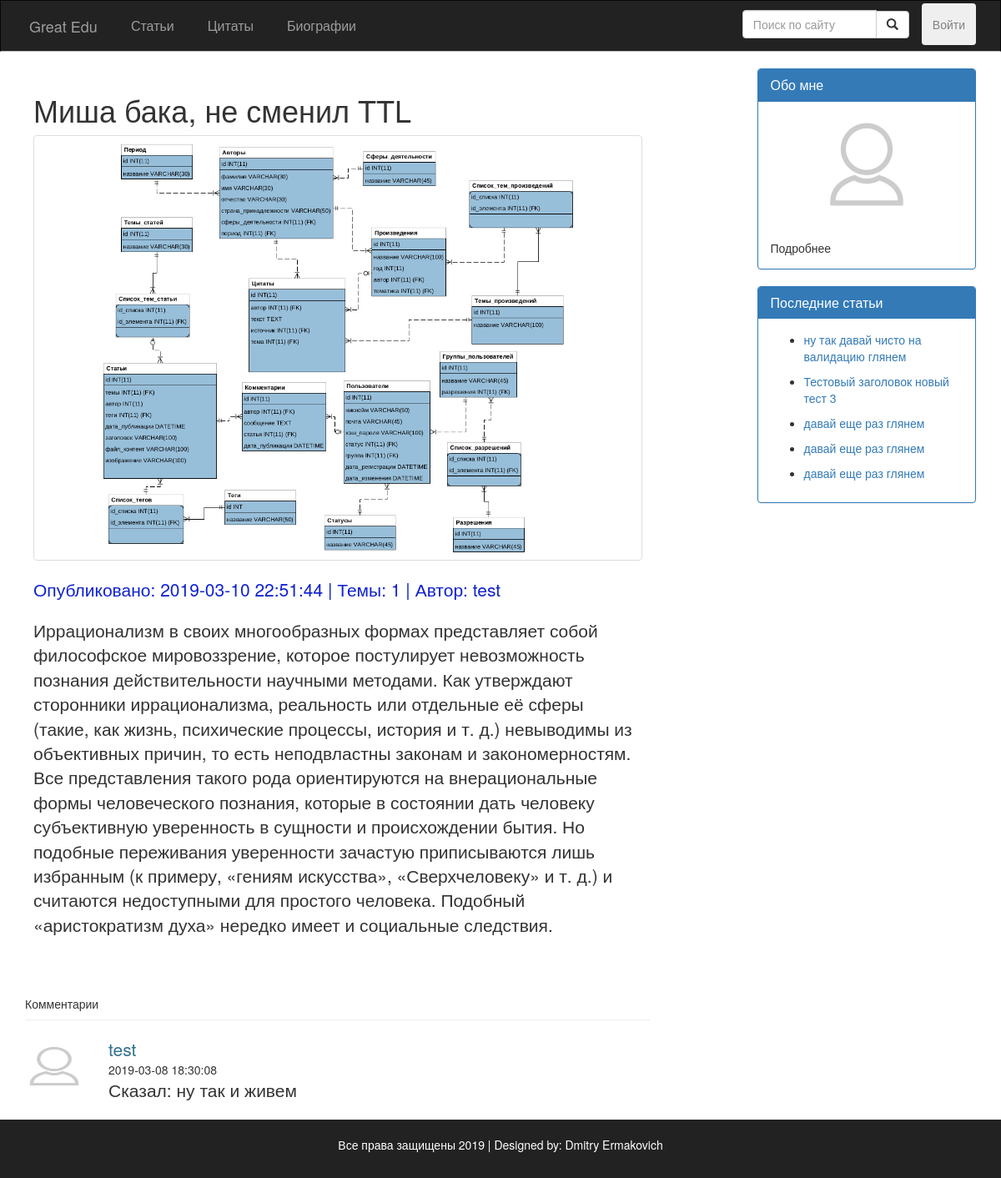
The page /src/public_routes/Post.php?id=4 on the database as committed earlier.
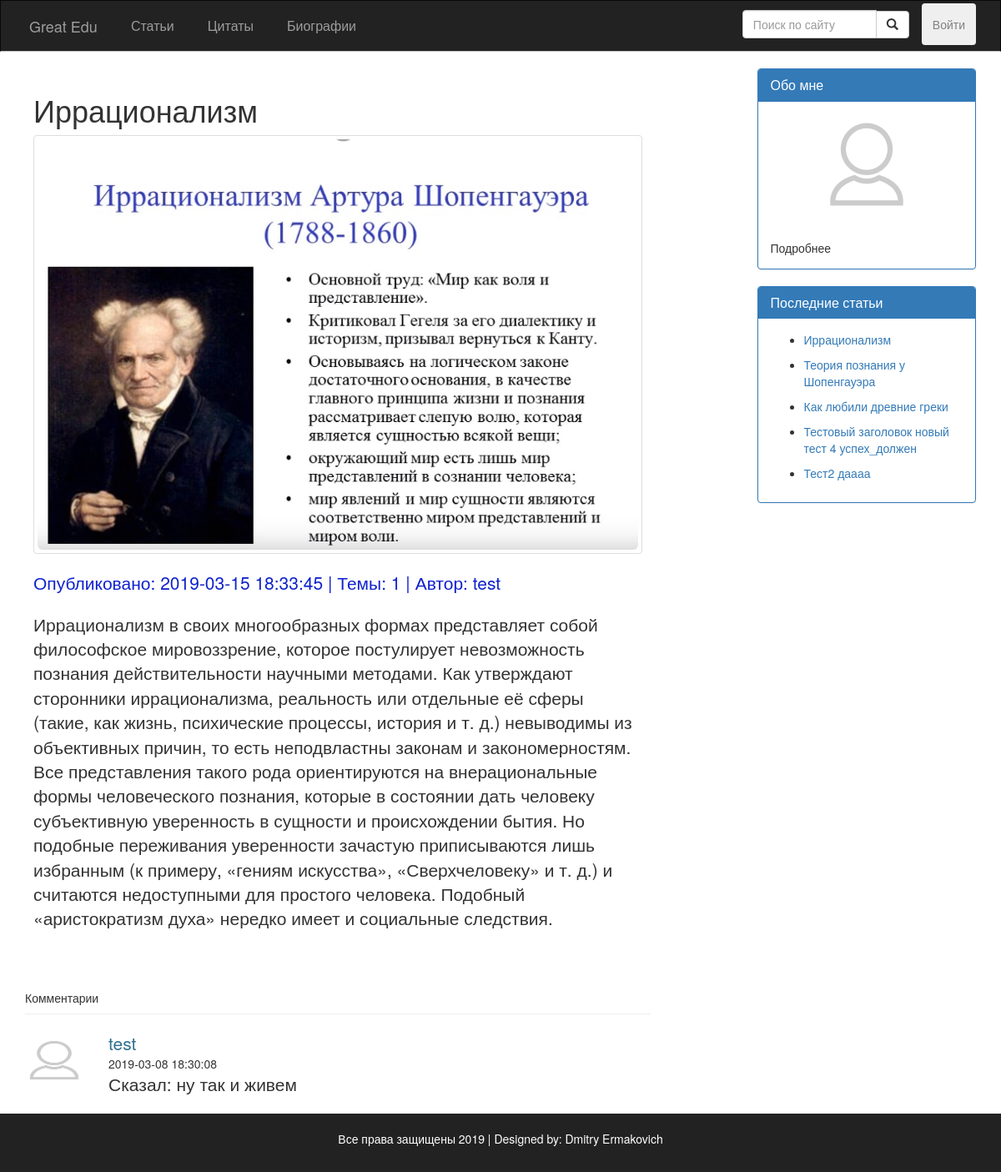
The same page on the database as committed later.
### src/Include/dbFunctions.php (called while the page is built, shortened)
<?php
require_once 'DatabaseLoad.php';
function doSQLQuery($query)
{
  global $con2;
  try {
    $exec = mysqli_query($con2, $query) or die(mysqli_error($con2));
    if ($exec) {
      return $exec;
    }
  } catch (Exception $e) {
    echo $e->getMessage();
  }
  return false;
}
function execQueryToArray($query)
{
  global $con2;
  $exec = doSQLQuery($query) or die(mysqli_error($con2));
  if ($exec) {
    $arr = [];
    if (mysqli_num_rows($exec) > 0) {
      while ($post = mysqli_fetch_assoc($exec)) {
        array_push($arr, $post);
      }
    }
    return $arr;
  }
  return null;
}
function getUserById($id)
{
  $query = "SELECT * FROM Пользователи WHERE id = $id";
  $resultArray = execQueryToArray($query);
  $author = $resultArray[0];
  return $author;
}

### src/Include/commonFuncs.php (called while the page is built, shortened)
<?php
function LoadTextFromContentFile($file)
{
  $post_content = '';
  if (is_null($file)) {
    $post_content = 'error load';
  } else {
    $post_content = file_get_contents('Upload/contents/' . $file);
  }
  return $post_content;
}

### src/utils/post_c.php (the view, shortened to what this page needs)
<?php
function fillPostData()
{
  if (isset($_GET['id'])) {
    $query = "SELECT * FROM Статьи WHERE id = '$_GET[id]'";
    $exec = doSQLQuery($query);
    if (mysqli_num_rows($exec) > 0) {
      if ($post = mysqli_fetch_assoc($exec)) {
        $post_date = $post['дата_публикации'];
        $post_title = $post['заголовок'];
        $post_themes = $post['темы'];
        $authorId = $post['автор'];
        $post_image = $post['изображение'];
        $post_from_db = $post['файл_контент'];
        $authObj = getUserById($authorId);
        $post_author = $authObj['никнейм'];
        $post_content = LoadTextFromContentFile($post_from_db);
        ?>
        <div class="post">
          <div class="post-title">
            <h1><?php echo htmlentities($post_title); ?></h1>
          </div>
          <div class="thumbnail">
            <img class="img-responsive img-rounded" style="max-height: 500px;" src="../Upload/Image/<?php echo $post_image . '?m=' . time(); ?>">
          </div>
          <div class="post-info">
            <p class="lead">
              Опубликовано: <?php echo htmlentities($post_date); ?> | Темы: <?php echo htmlentities($post_themes); ?> |
              Автор: <?php echo $post_author; ?>
            </p>
          </div>
          <div class="post-content">
            <p class="lead"><?php echo nl2br($post_content); ?></p>
          </div>
        </div>
<?php
      }
    }
  } else {
    Redirect_To('Blog.php');
  }
}
function fillPostComments()
{
  $sql = "SELECT * FROM Комментарии WHERE статья = '$_GET[id]'";
  $exec = doSQLQuery($sql);
  if (mysqli_num_rows($exec) > 0) {
    while ($comments = mysqli_fetch_assoc($exec)) {
      $author_id = $comments['автор'];
      $auth = getUserById($author_id);
      $c_author = 'нераспознанный комментатор';
      if ($auth) {
        $c_author = $auth['никнейм'];
      }
      $c_dateTime = $comments['дата_публикации'];
      $c_comment = $comments['сообщение'];
      ?>
      <div class="comment-block" style="margin-bottom: 20px; ">
        <div class="row">
          <div class="col-sm-2" style="height: 70px;width: 100px; padding:0; margin:0;">
            <img src="../js-scripts/Assets/Images/user-default.png" height="70px" width="100px">
          </div>
          <div class="col-sm-10">
            <div><span class="lead text-info"><?php echo $c_author; ?></span></div>
            <div><span><?php echo $c_dateTime; ?></span></div>
            <div><span class="lead"> Сказал: <?php echo $c_comment; ?></span></div>
          </div>
        </div>
      </div>
<?php
}
  } else {
    echo "Комментариев к статье нет";
  }
}
function fillPostsReferences()
{
  $sql = "SELECT * FROM Статьи ORDER BY дата_публикации DESC LIMIT 5 ";
  $exec = doSQLQuery($sql);
  while ($recentPost = mysqli_fetch_assoc($exec)) {
    $postID = $recentPost['id'];
    ?>
    <nav>
      <ul>
        <li><a href="Post.php?id=<?php echo $postID; ?>">
            <?php echo $recentPost['заголовок'] ?>
          </a></li>
      </ul>
    </nav>
  <?php
  }
}
?>

Rows that differ between the two databases and show on the page:
removed статьи: заголовок "ну так давай чисто на валидацию глянем"
removed статьи: заголовок "Тестовый заголовок новый тест 3"
removed статьи: заголовок "давай еще раз глянем"
removed статьи: заголовок "давай еще раз глянем"
removed статьи: заголовок "давай еще раз глянем"
now on one of the page's lists (row edited): статьи: заголовок "Иррационализм"
changed статьи: заголовок "Миша бака, не сменил TTL" → "Иррационализм"; изображение: a different picture; дата_публикации "2019-03-10 22:51:44" → "2019-03-15 18:33:45"
now on this page (row edited): статьи: заголовок "Теория познания у Шопенгауэра"
now on this page (row edited): статьи: заголовок "Как любили древние греки"
now on this page (row unchanged): статьи: заголовок "Тестовый заголовок новый тест 4 успех_должен"
now on this page (row unchanged): статьи: заголовок "Тест2 даааа"
